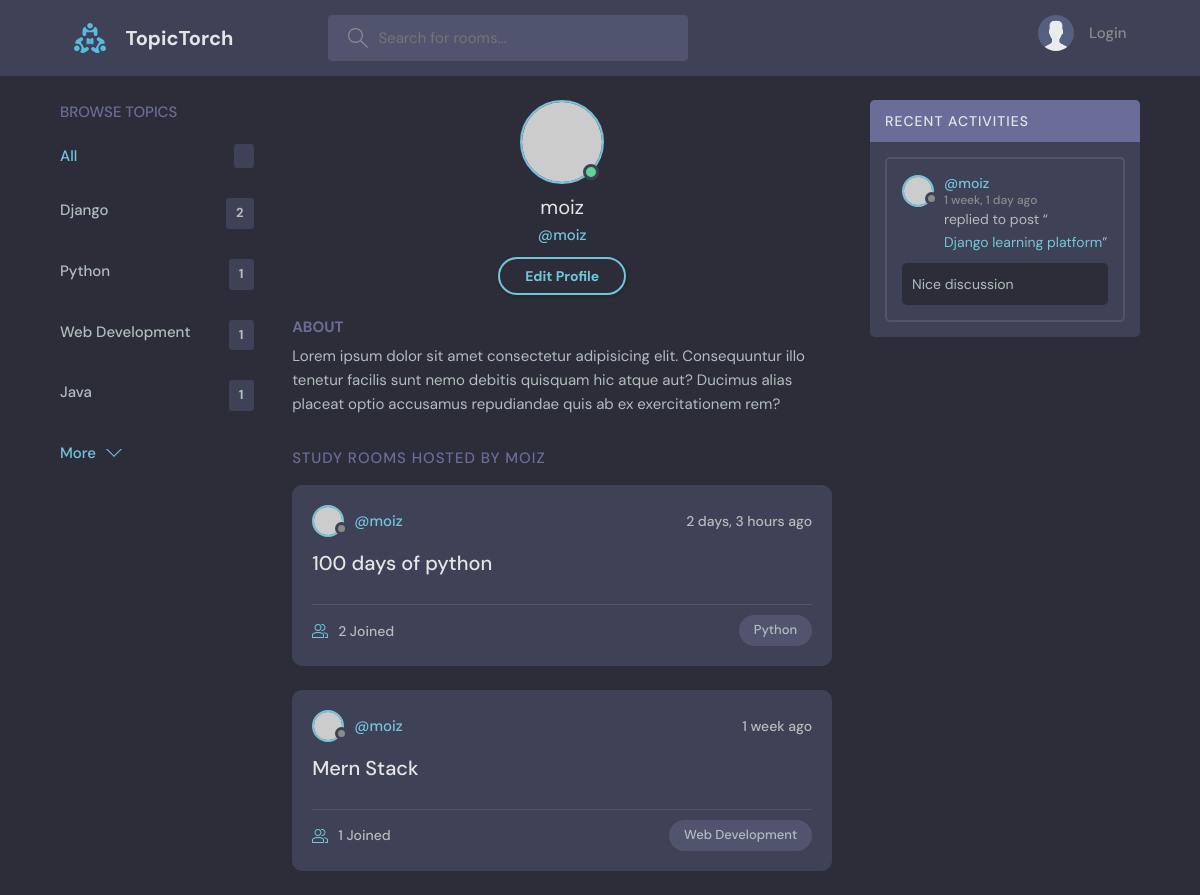
Page /user-profile/2/ on the committed database.
### base/models.py (models this page shows, shortened)
class Topic(models.Model):
    name = models.CharField(max_length=200)

class Room(models.Model):
    host = models.ForeignKey(User, on_delete=models.SET_NULL, null=True)
    members = models.ManyToManyField(User, related_name='members', blank=True)
    topic = models.ForeignKey(Topic, on_delete=models.SET_NULL, null=True)
    name = models.CharField(max_length=200)
    desc = models.TextField(null=True, blank=True)
    updated = models.DateTimeField(auto_now=True)
    created = models.DateTimeField(auto_now_add=True)
    class Meta:      # for maintaining the order
        ordering = ['-updated', '-created']
    def __str__(self):
        return self.name

class Message(models.Model):
    user = models.ForeignKey(User, on_delete=models.CASCADE)
    room = models.ForeignKey(Room, on_delete=models.CASCADE)
    body = models.TextField()
    updated = models.DateTimeField(auto_now=True)
    created = models.DateTimeField(auto_now_add=True)
    class Meta:      # for maintaining the order
        ordering = ['-updated', '-created']

### base/views.py (the view)
# urls.py: path('user-profile/<str:pk>/', views.userProfile, name='user-profile'),
def userProfile(request, pk):
    user = User.objects.get(id=pk)
    rooms = user.room_set.all()
    room_messages = user.message_set.all()
    topics = Topic.objects.all()
    context = {'user': user, 'rooms': rooms, 'room_messages': room_messages, 'topics': topics}
    return render(request, 'base/userProfile.html', context)

### base/templates/base/userProfile.html
{% extends 'main.html' %}
{% block content %}
<main class="profile-page layout layout--3">
    <div class="container">
      {% include 'base/topics_components.html' %}
      <div class="roomList">
        <div class="profile">
          <div class="profile__avatar">
            <div class="avatar avatar--large active">
              <img src="https://randomuser.me/api/portraits/men/11.jpg" />
            </div>
          </div>
          <div class="profile__info">
            <h3>{{user.username}}</h3>
            <p>@{{user.username}}</p>
            <a href="edit-user.html" class="btn btn--main btn--pill">Edit Profile</a>
          </div>
          <div class="profile__about">
            <h3>About</h3>
            <p>
              Lorem ipsum dolor sit amet consectetur adipisicing elit. Consequuntur illo tenetur
              facilis sunt nemo debitis quisquam hic atque aut? Ducimus alias placeat optio
              accusamus repudiandae quis ab ex exercitationem rem?
            </p>
          </div>
        </div>
        <div class="roomList__header">
          <div>
            <h2>Study Rooms Hosted by {{user.username}}</a>
            </h2>
          </div>
        </div>
        {% include 'base/feed_components.html' %}
      </div>
      {% include 'base/activity_components.html' %}
    </div>
  </main>
  {% endblock content %}

### base/templates/base/topics_components.html
<div class="topics">
   <div class="topics__header">
      <h2>Browse Topics</h2>
   </div>
   <ul class="topics__list">
      <li>
         <a href="{% url 'home' %}" class="active">All <span>{{rooms_count}}</span></a>
      </li>
      {% for topic in topics %}
      <li>
         <a href="{% url 'home' %}?query={{topic.name}}">{{topic.name}} <span>{{topic.room_set.all.count}}</span></a>
      </li>
      {% endfor %}
   </ul>
   <a class="btn btn--link" href="topics.html">
      More
      <svg version="1.1" xmlns="http://www.w3.org/2000/svg" width="32" height="32" viewBox="0 0 32 32">
         <title>chevron-down</title>
         <path d="M16 21l-13-13h-3l16 16 16-16h-3l-13 13z"></path>
      </svg>
   </a>
</div>

### base/templates/base/feed_components.html (shortened to what this page needs)
{% for room in rooms %}
<div class="roomListRoom">
   <div class="roomListRoom__header">
      <a href="{% url 'user-profile' room.host.id %}" class="roomListRoom__author">
         <div class="avatar avatar--small">
            <img src="https://randomuser.me/api/portraits/women/11.jpg" />
         </div>
         <span>@{{room.host.username}}</span>
      </a>
      <div class="roomListRoom__actions">
         <span>{{room.created|timesince}} ago</span>
      </div>
   </div>
   <div class="roomListRoom__content">
      <a href="{% url 'room' room.id %}">{{room.name}}</a>
   </div>
   <div class="roomListRoom__meta">
      <a href="{% url 'room' room.id %}" class="roomListRoom__joined">
         {{room.members.all.count}} Joined
      </a>
      <p class="roomListRoom__topic">{{room.topic.name}}</p>
   </div>
</div>
{% endfor %}

### base/templates/base/activity_components.html (shortened to what this page needs)
<div class="activities">
   <div class="activities__header">
      <h2>Recent Activities</h2>
   </div>
   {% for message in room_messages %}
   <div class="activities__box">
      <div class="activities__boxHeader roomListRoom__header">
         <a href="{% url 'user-profile' message.user.id %}" class="roomListRoom__author">
            <div class="avatar avatar--small">
               <img src="https://randomuser.me/api/portraits/women/11.jpg" />
            </div>
            <p>
               @{{message.user}}
               <span>{{message.created|timesince}} ago</span>
            </p>
         </a>
      </div>
      <div class="activities__boxContent">
         <p>replied to post “<a href="{% url 'room' message.room.id %}">{{message.room}}</a>”</p>
         <div class="activities__boxRoomContent">
            {{message.body}}
         </div>
      </div>
   </div>
   {% endfor %}
</div>

### rows in the picture
Topic: name "Django", room_set.all.count "2"
Topic: name "Python", room_set.all.count "1"
Topic: name "Web Development", room_set.all.count "1"
Topic: name "Java", room_set.all.count "1"
Room: host.username "moiz", created "2 days, 3 hours", name "100 days of python", members.all.count "2", topic.name "Python"
Room: host.username "moiz", created "1 week", name "Mern Stack", members.all.count "1", topic.name "Web Development"
Message: user "moiz", created "1 week, 1 day", room "Django learning platform", body "Nice discussion"

### other values in the picture
{{ user.username }} "moiz"
{{ user.username }} "MOIZ"
